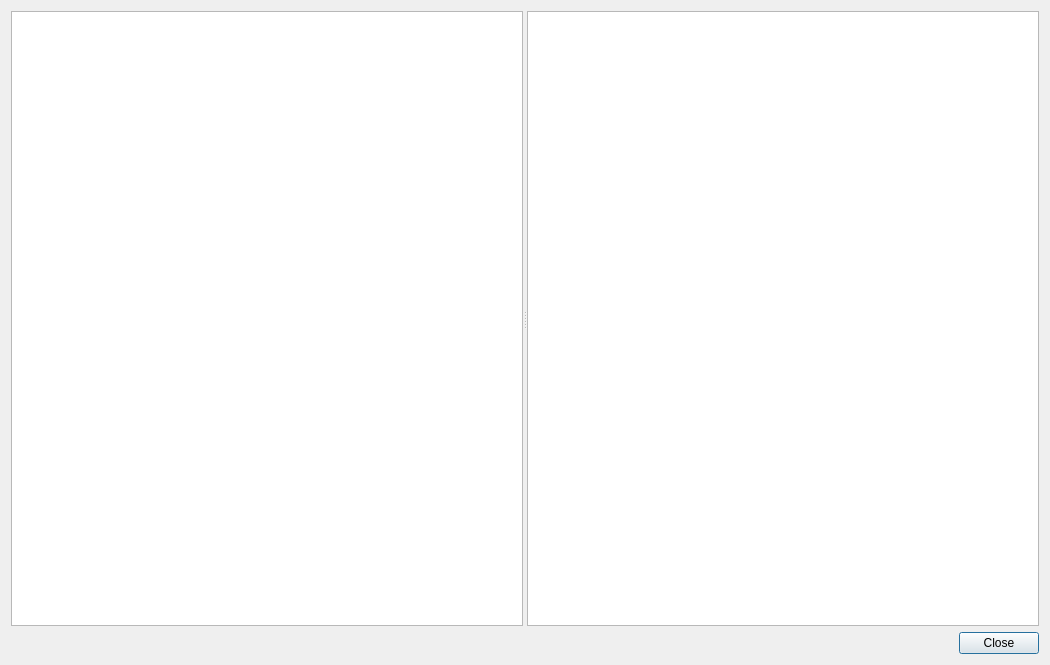
<?xml version="1.0" encoding="UTF-8"?>
<ui version="4.0">
 <class>Bohdan::DialogInspectXde</class>
 <widget class="QDialog" name="Bohdan::DialogInspectXde">
  <property name="geometry">
   <rect>
    <x>0</x>
    <y>0</y>
    <width>1050</width>
    <height>665</height>
   </rect>
  </property>
  <property name="windowTitle">
   <string>XDE</string>
  </property>
  <property name="modal">
   <bool>true</bool>
  </property>
  <layout class="QVBoxLayout" name="verticalLayout">
   <item>
    <widget class="QSplitter" name="splitter">
     <property name="orientation">
      <enum>Qt::Horizontal</enum>
     </property>
     <widget class="QTreeWidget" name="treeWidget_Document">
      <attribute name="headerVisible">
       <bool>false</bool>
      </attribute>
      <column>
       <property name="text">
        <string notr="true">1</string>
       </property>
      </column>
     </widget>
     <widget class="QTreeWidget" name="treeWidget_LabelProps">
      <property name="editTriggers">
       <set>QAbstractItemView::NoEditTriggers</set>
      </property>
      <property name="selectionMode">
       <enum>QAbstractItemView::NoSelection</enum>
      </property>
      <property name="columnCount">
       <number>2</number>
      </property>
      <attribute name="headerVisible">
       <bool>false</bool>
      </attribute>
      <column>
       <property name="text">
        <string notr="true">1</string>
       </property>
      </column>
      <column>
       <property name="text">
        <string notr="true">2</string>
       </property>
      </column>
     </widget>
    </widget>
   </item>
   <item>
    <widget class="QDialogButtonBox" name="buttonBox">
     <property name="orientation">
      <enum>Qt::Horizontal</enum>
     </property>
     <property name="standardButtons">
      <set>QDialogButtonBox::Close</set>
     </property>
    </widget>
   </item>
  </layout>
 </widget>
 <resources/>
 <connections>
  <connection>
   <sender>buttonBox</sender>
   <signal>accepted()</signal>
   <receiver>Bohdan::DialogInspectXde</receiver>
   <slot>accept()</slot>
   <hints>
    <hint type="sourcelabel">
     <x>248</x>
     <y>254</y>
    </hint>
    <hint type="destinationlabel">
     <x>157</x>
     <y>274</y>
    </hint>
   </hints>
  </connection>
  <connection>
   <sender>buttonBox</sender>
   <signal>rejected()</signal>
   <receiver>Bohdan::DialogInspectXde</receiver>
   <slot>reject()</slot>
   <hints>
    <hint type="sourcelabel">
     <x>316</x>
     <y>260</y>
    </hint>
    <hint type="destinationlabel">
     <x>286</x>
     <y>274</y>
    </hint>
   </hints>
  </connection>
 </connections>
</ui>
